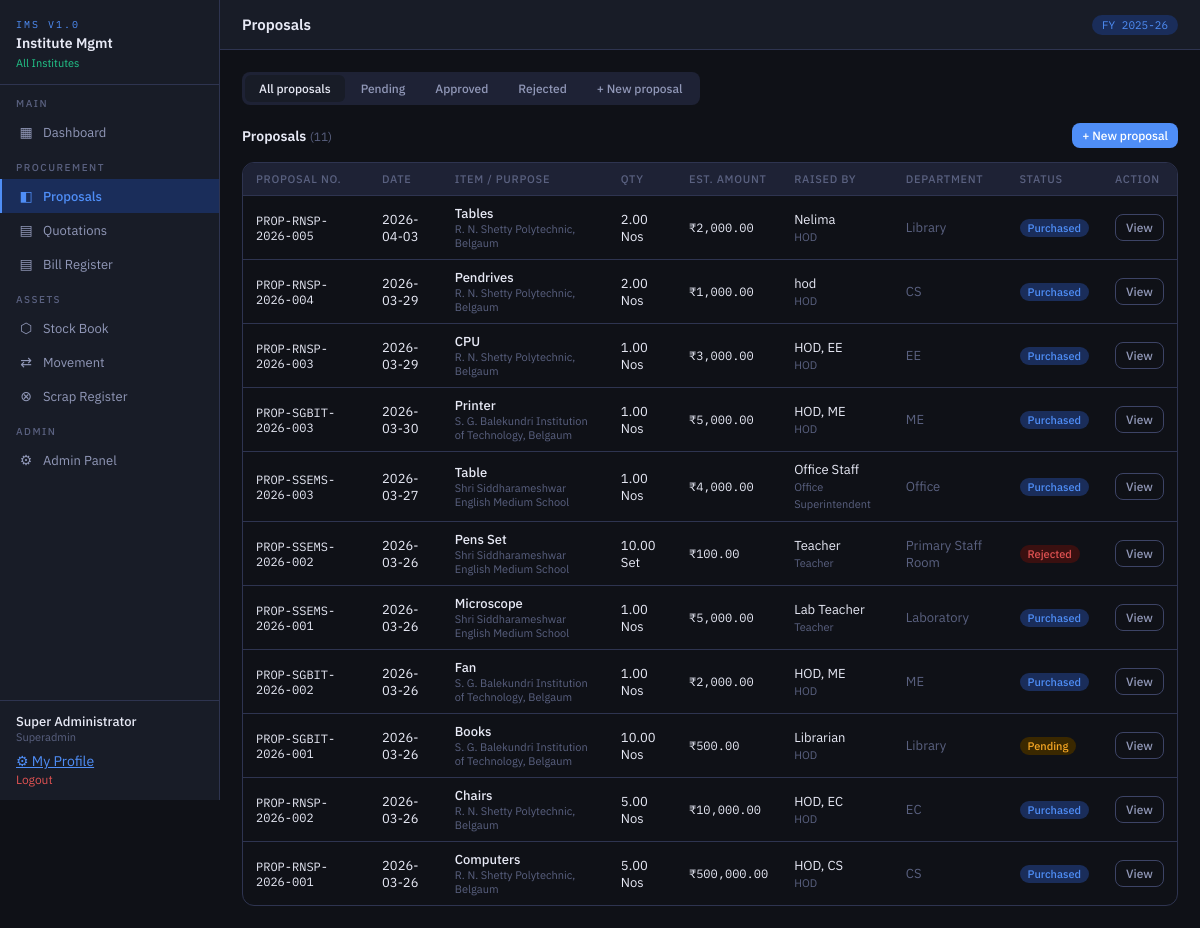
Page /modules/proposals/index.php (signed in) on the committed database.
### tables this page shows
CREATE TABLE `proposals` (
  `id` int(10) UNSIGNED NOT NULL,
  `inst_id` int(10) UNSIGNED NOT NULL,
  `fy_id` tinyint(3) UNSIGNED NOT NULL,
  `proposal_no` varchar(25) NOT NULL,
  `proposal_date` date NOT NULL,
  `department` varchar(100) DEFAULT NULL,
  `item_name` varchar(200) NOT NULL,
  `cat_id` smallint(5) UNSIGNED DEFAULT NULL,
  `quantity` decimal(10,2) NOT NULL,
  `unit` varchar(20) DEFAULT 'Nos',
  `est_amount` decimal(12,2) NOT NULL,
  `justification` text DEFAULT NULL,
  `raised_by` varchar(100) DEFAULT NULL,
  `designation` varchar(80) DEFAULT NULL,
  `status` enum('Pending','Approved','Rejected','Purchased') DEFAULT 'Pending',
  `quotation_status` enum('Not Started','Quotes Collected','Vendor Selected','PO Raised') DEFAULT 'Not Started',
  `approved_by` varchar(100) DEFAULT NULL,
  `approved_date` date DEFAULT NULL,
  `approval_note` text DEFAULT NULL,
  `created_by` int(10) UNSIGNED DEFAULT NULL,
  `created_at` timestamp NOT NULL DEFAULT current_timestamp()
);

CREATE TABLE `institutes` (
  `id` int(10) UNSIGNED NOT NULL,
  `type_id` tinyint(3) UNSIGNED NOT NULL,
  `inst_code` varchar(12) NOT NULL,
  `inst_name` varchar(120) NOT NULL,
  `address` text DEFAULT NULL,
  `city` varchar(60) DEFAULT NULL,
  `district` varchar(60) DEFAULT NULL,
  `state` varchar(60) DEFAULT 'Karnataka',
  `pincode` varchar(10) DEFAULT NULL,
  `phone` varchar(20) DEFAULT NULL,
  `email` varchar(100) DEFAULT NULL,
  `principal` varchar(100) DEFAULT NULL,
  `is_active` tinyint(1) DEFAULT 1,
  `created_at` timestamp NOT NULL DEFAULT current_timestamp()
);

### includes/auth.php (called while the page is built, shortened)
<?php
require_once __DIR__ . '/../config/db.php';
function isSuperAdmin(): bool {
    return ($_SESSION['role'] ?? '') === 'superadmin';
}
function currentInstId(): ?int {
    return $_SESSION['inst_id'] ?? null;
}
function instFilter(string $alias = ''): string {
    $col = $alias ? "$alias.inst_id" : "inst_id";
    if (isSuperAdmin()) return '1=1';
    return "$col = " . (int)currentInstId();
}

### config/db.php (called while the page is built, shortened)
<?php
function db(): mysqli {
    static $conn = null;
    if ($conn === null) {
        $conn = new mysqli(DB_HOST, DB_USER, DB_PASS, DB_NAME, DB_PORT);
        $conn->set_charset('utf8mb4');
    }
    return $conn;
}
function query(string $sql, string $types = '', ...$params): mysqli_result|bool {
    $db  = db();
    $stmt = $db->prepare($sql);
    $stmt->execute();
    $result = $stmt->get_result();
    return $result !== false ? $result : true;
}
function rows(string $sql, string $types = '', ...$params): array {
    $r = query($sql, $types, ...$params);
    $out = [];
    while ($row = $r->fetch_assoc()) $out[] = $row;
    return $out;
}
function esc(string $val): string {
    return htmlspecialchars($val, ENT_QUOTES, 'UTF-8');
}
function money(float $v): string {
    return '₹' . number_format($v, 2);
}

### modules/proposals/index.php (the view, shortened to what this page needs)
<?php
require_once __DIR__ . '/../../config/db.php';
require_once __DIR__ . '/../../includes/auth.php';
require_once __DIR__ . '/../../includes/layout.php';
$sf   = instFilter('p');
$statusFilter = $_GET['status'] ?? '';
$proposals = rows(
    "SELECT p.*, ic.cat_name, i.inst_name FROM proposals p
     LEFT JOIN item_categories ic ON p.cat_id = ic.id
     LEFT JOIN institutes i ON p.inst_id = i.id
     WHERE $sf " . ($statusFilter ? "AND p.status = '" . db()->real_escape_string($statusFilter) . "'" : '') . "
     ORDER BY p.id DESC"
);
$viewProp   = isset($_GET['view']) ? row("SELECT p.*, ic.cat_name, i.inst_name FROM proposals p LEFT JOIN item_categories ic ON p.cat_id=ic.id LEFT JOIN institutes i ON p.inst_id=i.id WHERE p.id=?", 'i', (int)$_GET['view']) : null;
?>
<?php if ($viewProp):  ?>
<div style="max-width:720px">
  <!--<div style="margin-bottom:14px">
    <a href="<?= BASE_URL ?>/modules/proposals/" class="btn btn-ghost btn-sm">← Back to list</a>
  </div> -->
  <div style="margin-bottom:14px;display:flex;gap:8px">
  <a href="<?= BASE_URL ?>/modules/proposals/" class="btn btn-ghost btn-sm">← Back to list</a>
  <?php if ($viewProp['status'] === 'Approved' || $viewProp['status'] === 'Rejected' || $viewProp['status'] === 'Purchased'): ?>
  <a href="<?= BASE_URL ?>/modules/proposals/print.php?id=<?= $viewProp['id'] ?>" class="btn btn-primary btn-sm">🖨️ Print Approval Letter</a>
  <?php endif; ?>
</div>
  <div class="card">
    <div class="sec-hdr">
      <div>
        <div class="sec-title"><?= esc($viewProp['proposal_no']) ?></div>
        <div class="sec-sub"><?= esc($viewProp['inst_name']) ?> · <?= esc($viewProp['proposal_date']) ?></div>
      </div>
      <?php
        $sb = ['Pending'=>'bg-amber','Approved'=>'bg-green','Rejected'=>'bg-red','Purchased'=>'bg-blue'][$viewProp['status']] ?? 'bg-gray';
      ?>
      <span class="badge <?= $sb ?>" style="font-size:13px;padding:5px 12px"><?= esc($viewProp['status']) ?></span>
    </div>
    <div class="divider"></div>
    <div class="form-grid2" style="gap:16px;margin-bottom:16px">
      <div><div class="muted" style="font-size:11px;margin-bottom:3px">ITEM / PURPOSE</div><div class="fw500"><?= esc($viewProp['item_name']) ?></div></div>
      <div><div class="muted" style="font-size:11px;margin-bottom:3px">CATEGORY</div><div><?= esc($viewProp['cat_name'] ?? '—') ?></div></div>
      <div><div class="muted" style="font-size:11px;margin-bottom:3px">DEPARTMENT</div><div><?= esc($viewProp['department'] ?: '—') ?></div></div>
      <div><div class="muted" style="font-size:11px;margin-bottom:3px">QUANTITY</div><div><?= esc($viewProp['quantity']) ?> <?= esc($viewProp['unit']) ?></div></div>
      <div><div class="muted" style="font-size:11px;margin-bottom:3px">ESTIMATED AMOUNT</div><div class="mono text-green" style="font-size:16px;font-weight:600"><?= money($viewProp['est_amount']) ?></div></div>
      <div><div class="muted" style="font-size:11px;margin-bottom:3px">RAISED BY</div><div><?= esc($viewProp['raised_by']) ?> (<?= esc($viewProp['designation']) ?>)</div></div>
    </div>
    <?php if ($viewProp['justification']): ?>
    <div style="background:var(--bg3);border-radius:var(--r);padding:12px;margin-bottom:16px">
      <div class="muted" style="font-size:11px;margin-bottom:5px">JUSTIFICATION</div>
      <div style="color:var(--tx2);line-height:1.6"><?= nl2br(esc($viewProp['justification'])) ?></div>
    </div>
    <?php endif; ?>
    <?php if ($viewProp['status'] === 'Approved' || $viewProp['status'] === 'Rejected'): ?>
    <div style="background:var(--bg3);border-radius:var(--r);padding:12px">
      <div class="muted" style="font-size:11px;margin-bottom:5px">CHAIRMAN DECISION</div>
      <div class="fw500"><?= esc($viewProp['status']) ?> by <?= esc($viewProp['approved_by']) ?> on <?= esc($viewProp['approved_date']) ?></div>
      <?php if ($viewProp['approval_note']): ?><div class="muted" style="margin-top:5px"><?= esc($viewProp['approval_note']) ?></div><?php endif; ?>
    </div>
    <?php endif; ?>
    <?php if ($viewProp['status'] === 'Pending' && isSuperAdmin()): ?>
    <div class="divider"></div>
    <div class="fw500 mb12">Approval decision</div>
    <form method="POST">
      <input type="hidden" name="prop_id" value="<?= $viewProp['id'] ?>">
      <div class="form-grid2" style="margin-bottom:12px">
        <div class="fg">
          <label>Approved / rejected by</label>
          <input name="approved_by" value="<?= esc($_SESSION['full_name'] ?? '') ?>" placeholder="Name">
        </div>
        <div class="fg span2">
          <label>Remarks / conditions</label>
          <textarea name="approval_note" placeholder="Conditions or reason for rejection…"></textarea>
        </div>
      </div>
      <div style="display:flex;gap:8px">
        <button type="submit" name="action" value="approve" class="btn btn-success">✓ Approve proposal</button>
        <button type="submit" name="action" value="reject"  class="btn btn-danger"  onclick="return confirm('Reject this proposal?')">✗ Reject</button>
      </div>
    </form>
    <?php elseif ($viewProp['status'] === 'Pending'): ?>
    <div class="divider"></div>
    <div style="background:var(--bg3);border-radius:var(--r);padding:12px;color:var(--tx2)">
      ⏳ This proposal is awaiting approval by the Super Admin.
    </div>
    <?php endif; ?>
  </div>
</div>
<?php else:  ?>
<div class="tabs" id="prop-tabs">
  <button class="tab <?= !$statusFilter?'active':'' ?>" onclick="location.href='?'">All proposals</button>
  <button class="tab <?= $statusFilter==='Pending'?'active':'' ?>"  onclick="location.href='?status=Pending'">Pending</button>
  <button class="tab <?= $statusFilter==='Approved'?'active':'' ?>" onclick="location.href='?status=Approved'">Approved</button>
  <button class="tab <?= $statusFilter==='Rejected'?'active':'' ?>" onclick="location.href='?status=Rejected'">Rejected</button>
  <button class="tab" onclick="showPropTab('add')">+ New proposal</button>
</div>
<div id="prop-list">
  <div class="sec-hdr">
    <div class="sec-title">Proposals <span class="muted" style="font-size:12px;font-weight:400">(<?= count($proposals) ?>)</span></div>
    <button class="btn btn-primary btn-sm" onclick="showPropTab('add')">+ New proposal</button>
  </div>
  <div class="tbl-wrap">
    <table>
      <thead>
        <tr><th>Proposal no.</th><th>Date</th><th>Item / purpose</th><th>Qty</th>
        <th>Est. amount</th><th>Raised by</th><th>Department</th><th>Status</th><th>Action</th></tr>
      </thead>
      <tbody>
      <?php if (!$proposals): ?>
        <tr><td colspan="9"><div class="empty"><div class="empty-icon">📋</div><div class="empty-title">No proposals found</div></div></td></tr>
      <?php else: foreach ($proposals as $p):
        $sb = ['Pending'=>'bg-amber','Approved'=>'bg-green','Rejected'=>'bg-red','Purchased'=>'bg-blue'][$p['status']] ?? 'bg-gray';
      ?>
        <tr>
          <td class="mono"><?= esc($p['proposal_no']) ?></td>
          <td><?= esc($p['proposal_date']) ?></td>
          <td>
            <div class="fw500"><?= esc(mb_strimwidth($p['item_name'],0,50,'…')) ?></div>
            <?php if (isSuperAdmin()): ?><div class="muted" style="font-size:11px"><?= esc($p['inst_name']) ?></div><?php endif; ?>
          </td>
          <td><?= esc($p['quantity']) ?> <?= esc($p['unit']) ?></td>
          <td class="mono"><?= money($p['est_amount']) ?></td>
          <td><?= esc($p['raised_by']) ?><br><span class="muted" style="font-size:11px"><?= esc($p['designation']) ?></span></td>
          <td class="muted"><?= esc($p['department'] ?: '—') ?></td>
          <td><span class="badge <?= $sb ?>"><?= esc($p['status']) ?></span></td>
		  <td style="white-space:nowrap">
			<a href="?view=<?= $p['id'] ?>" class="btn btn-ghost btn-sm">View</a>
		  </td>
        </tr>
      <?php endforeach; endif; ?>
      </tbody>
    </table>
  </div>
</div>
<?php endif; ?>

### assets/css/app.css (style rules this page uses)
*, *::before, *::after { box-sizing: border-box; margin: 0; padding: 0; }
:root { --bg: #0f1117; --bg2: #181c27; --bg3: #1e2235; --bg4: #252a3d; --bd: #2e3450; --bd2: #3d4466; --tx: #e8eaf6; --tx2: #9198b8; --tx3: #5a6180; --ac: #4f8ef7; --ac2: #3a6fd8; --acs: #1a2d5a; --gn: #22c78a; --gns: #0d3322; --am: #f5a623; --ams: #3a2800; --rd: #e05252; --rds: #3a1010; --pu: #9b6dff; --pus: #2a1f5a; --font: 'IBM Plex Sans', sans-serif; --mono: 'IBM Plex Mono', monospace; --r: 8px; --rl: 12px; }
body { font-family: var(--font); background: var(--bg); color: var(--tx); min-height: 100vh; display: flex; font-size: 14px; }
.sec-hdr { display: flex; align-items: center; justify-content: space-between; margin-bottom: 14px; }
.sec-title { font-size: 14px; font-weight: 600; }
.tbl-wrap { overflow-x: auto; border-radius: var(--rl); border: 1px solid var(--bd); }
table { width: 100%; border-collapse: collapse; }
thead th { background: var(--bg3); color: var(--tx3); font-size: 11px; font-weight: 500; text-transform: uppercase; letter-spacing: .7px; padding: 9px 13px; text-align: left; border-bottom: 1px solid var(--bd); white-space: nowrap; }
tbody td { padding: 9px 13px; border-bottom: 1px solid var(--bd); font-size: 13px; vertical-align: middle; }
tbody tr:last-child td { border-bottom: none; }
.mono { font-family: var(--mono); font-size: 12px; }
.muted { color: var(--tx3); }
.btn { display: inline-flex; align-items: center; gap: 5px; padding: 7px 14px; border-radius: var(--r); font-family: var(--font); font-size: 13px; font-weight: 500; cursor: pointer; border: none; transition: all .13s; text-decoration: none; }
.btn-primary { background: var(--ac); color: #fff; }
.btn-ghost { background: transparent; color: var(--tx2); border: 1px solid var(--bd2); }
.btn-sm { padding: 5px 10px; font-size: 12px; }
.badge { display: inline-flex; align-items: center; padding: 2px 8px; border-radius: 20px; font-size: 11px; font-weight: 500; white-space: nowrap; }
.bg-amber { background: var(--ams); color: var(--am); }
.bg-red { background: var(--rds); color: var(--rd); }
.bg-blue { background: var(--acs); color: var(--ac); }
.tabs { display: flex; gap: 2px; background: var(--bg3); padding: 3px; border-radius: var(--r); margin-bottom: 18px; width: fit-content; }
.tab { padding: 6px 14px; border-radius: 6px; cursor: pointer; font-size: 12px; font-weight: 500; color: var(--tx2); border: none; background: transparent; font-family: var(--font); transition: all .13s; text-decoration: none; }
.tab.active, .tab:hover { background: var(--bg2); color: var(--tx); }
.fw500 { font-weight: 500; }
a { color: var(--ac); }

### rows in the picture
proposals: proposal_no "PROP-RNSP-2026-005", proposal_date "2026-04-03", item_name "Tables", inst.inst_name "R. N. Shetty Polytechnic, Belgaum", quantity "2.00", unit "Nos", est_amount "₹2,000.00", raised_by "Nelima", designation "HOD", department "Library", status "Purchased"
proposals: proposal_no "PROP-RNSP-2026-004", proposal_date "2026-03-29", item_name "Pendrives", inst.inst_name "R. N. Shetty Polytechnic, Belgaum", quantity "2.00", unit "Nos", est_amount "₹1,000.00", raised_by "hod", designation "HOD", department "CS", status "Purchased"
proposals: proposal_no "PROP-RNSP-2026-003", proposal_date "2026-03-29", item_name "CPU", inst.inst_name "R. N. Shetty Polytechnic, Belgaum", quantity "1.00", unit "Nos", est_amount "₹3,000.00", raised_by "HOD, EE", designation "HOD", department "EE", status "Purchased"
proposals: proposal_no "PROP-SGBIT-2026-003", proposal_date "2026-03-30", item_name "Printer", inst.inst_name "S. G. Balekundri Institution of Technology, Belgaum", quantity "1.00", unit "Nos", est_amount "₹5,000.00", raised_by "HOD, ME", designation "HOD", department "ME", status "Purchased"
proposals: proposal_no "PROP-SSEMS-2026-003", proposal_date "2026-03-27", item_name "Table", inst.inst_name "Shri Siddharameshwar English Medium School", quantity "1.00", unit "Nos", est_amount "₹4,000.00", raised_by "Office Staff", designation "Office Superintendent", department "Office", status "Purchased"
proposals: proposal_no "PROP-SSEMS-2026-002", proposal_date "2026-03-26", item_name "Pens Set", inst.inst_name "Shri Siddharameshwar English Medium School", quantity "10.00", unit "Set", est_amount "₹100.00", raised_by "Teacher", designation "Teacher", department "Primary Staff Room", status "Rejected"
proposals: proposal_no "PROP-SSEMS-2026-001", proposal_date "2026-03-26", item_name "Microscope", inst.inst_name "Shri Siddharameshwar English Medium School", quantity "1.00", unit "Nos", est_amount "₹5,000.00", raised_by "Lab Teacher", designation "Teacher", department "Laboratory", status "Purchased"
proposals: proposal_no "PROP-SGBIT-2026-002", proposal_date "2026-03-26", item_name "Fan", inst.inst_name "S. G. Balekundri Institution of Technology, Belgaum", quantity "1.00", unit "Nos", est_amount "₹2,000.00", raised_by "HOD, ME", designation "HOD", department "ME", status "Purchased"
proposals: proposal_no "PROP-SGBIT-2026-001", proposal_date "2026-03-26", item_name "Books", inst.inst_name "S. G. Balekundri Institution of Technology, Belgaum", quantity "10.00", unit "Nos", est_amount "₹500.00", raised_by "Librarian", designation "HOD", department "Library", status "Pending"
proposals: proposal_no "PROP-RNSP-2026-002", proposal_date "2026-03-26", item_name "Chairs", inst.inst_name "R. N. Shetty Polytechnic, Belgaum", quantity "5.00", unit "Nos", est_amount "₹10,000.00", raised_by "HOD, EC", designation "HOD", department "EC", status "Purchased"
proposals: proposal_no "PROP-RNSP-2026-001", proposal_date "2026-03-26", item_name "Computers", inst.inst_name "R. N. Shetty Polytechnic, Belgaum", quantity "5.00", unit "Nos", est_amount "₹500,000.00", raised_by "HOD, CS", designation "HOD", department "CS", status "Purchased"

### other values in the picture
$inst "All Institutes"
$user "Super Administrator"
$role "Superadmin"
$pageTitle "Proposals"
$fy "2025-26"
count($proposals) "11"
